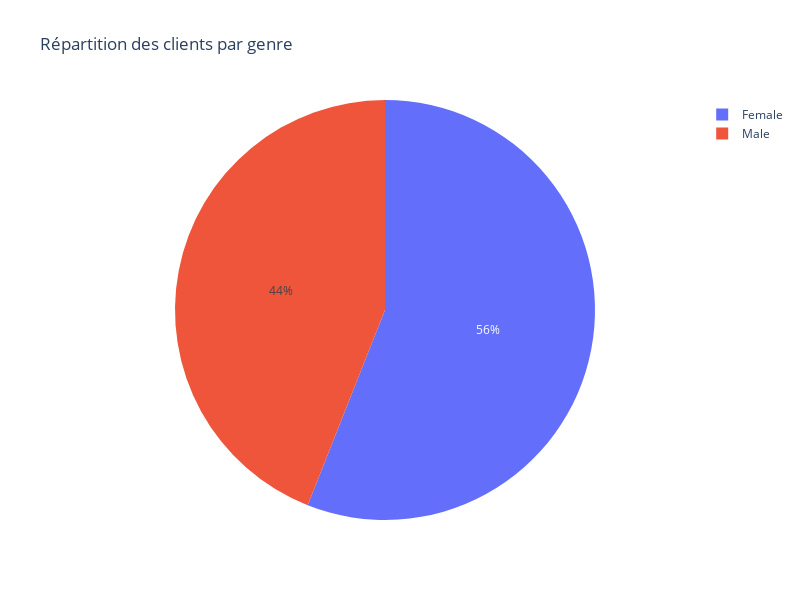

Notebook code for this chart:
### Code cell
# Répartition des clients selon le genre
fig = px.pie(data_frame=data, 
       names='Genre', 
       title='Répartition des clients par genre'
      )
fig.update_layout(width=800, height = 600)

### Figure 1 — Plotly figure (JSON) as saved in the notebook; plotly's stock layout.template omitted (floating-point values rounded to 4 significant figures; data arrays with more than 128 entries replaced by an {"elided": "..."} marker saying what was removed)
{"data": [{"domain": {"x": [0, 1], "y": [0, 1]}, "hovertemplate": "Genre=%{label}<extra></extra>", "labels": {"elided": "200 str values"}, "legendgroup": "", "name": "", "showlegend": true, "type": "pie"}], "layout": {"height": 600, "legend": {"tracegroupgap": 0}, "title": {"text": "Répartition des clients par genre"}, "width": 800}}
